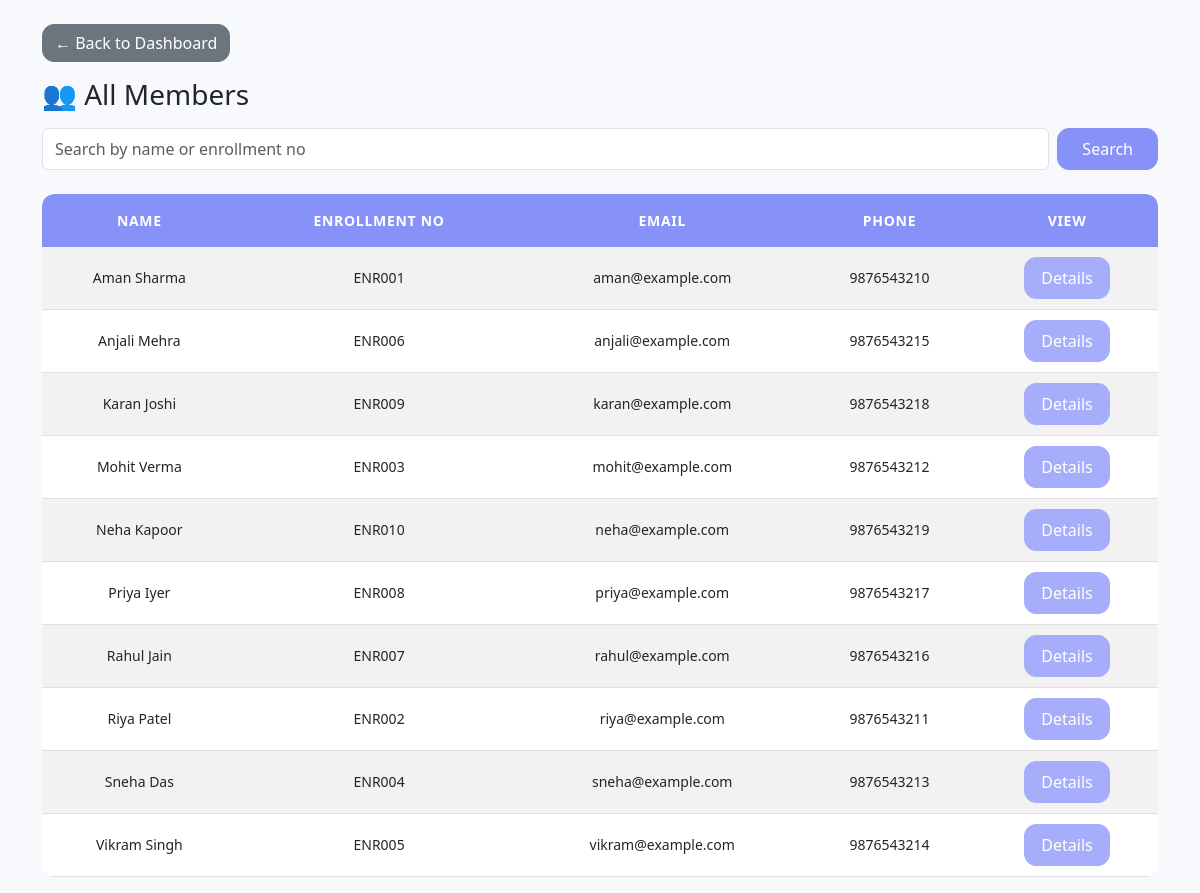
Page /admin/all_members.php on the committed database.
### tables this page shows
CREATE TABLE `users` (
  `id` int(11) NOT NULL,
  `name` varchar(100) DEFAULT NULL,
  `enrollment_no` varchar(50) DEFAULT NULL,
  `phone` varchar(15) DEFAULT NULL,
  `email` varchar(100) DEFAULT NULL,
  `password` varchar(255) DEFAULT NULL,
  `day` varchar(155) NOT NULL,
  `role` enum('admin','student') DEFAULT NULL
);

### admin/all_members.php (the view, shortened to what this page needs)
<?php
include "../db.php";
$searchTerm = $_GET['search'] ?? '';
$filter = "WHERE role != 'admin'";
$query = "SELECT * FROM users $filter ORDER BY name ASC";
$result = mysqli_query($conn, $query);
?>
<!DOCTYPE html>
<html lang="en">
<head>
  <link href="https://cdn.jsdelivr.net/npm/bootstrap@5.3.0/dist/css/bootstrap.min.css" rel="stylesheet" />
</head>
<body>
<div class="container mt-4">
  <a href="dashboard.php" class="btn btn-secondary mb-3">← Back to Dashboard</a>
  <h3 class="mb-3">👥 All Members</h3>
  <form method="GET" class="mb-4 d-flex gap-2">
    <input type="text" class="form-control" name="search" placeholder="Search by name or enrollment no" value="<?= htmlspecialchars($searchTerm) ?>" />
    <button type="submit" class="btn btn-primary px-4 py-2">Search</button>
  </form>
  <?php if (mysqli_num_rows($result) > 0): ?>
    <div class="table-responsive">
      <table class="table table-striped">
        <thead>
          <tr>
            <th>Name</th>
            <th>Enrollment No</th>
            <th>Email</th>
            <th>Phone</th>
            <th>View</th>
          </tr>
        </thead>
        <tbody>
          <?php while ($row = mysqli_fetch_assoc($result)): ?>
            <tr>
              <td><?= htmlspecialchars($row['name']) ?></td>
              <td><?= htmlspecialchars($row['enrollment_no']) ?></td>
              <td><?= htmlspecialchars($row['email']) ?></td>
              <td><?= htmlspecialchars($row['phone']) ?></td>
              <td>
                <a href="member_details.php?id=<?= $row['id'] ?>" class="btn btn-info px-3 py-2">Details</a>
              </td>
            </tr>
          <?php endwhile; ?>
        </tbody>
      </table>
    </div>
  <?php else: ?>
    <div class="alert alert-warning">No members found.</div>
  <?php endif; ?>
</div>
</body>
</html>

### admin/all_members.php (style rules this page uses)
body { background-color: #f7f9fc; font-family: 'Segoe UI', sans-serif; }
.table { border-collapse: separate; border-spacing: 0; width: 100%; font-size: 0.875rem; border-radius: 12px; overflow: hidden; }
.table-responsive { border-radius: 12px; overflow: hidden; }
.table thead th:first-child { border-top-left-radius: 12px; }
.table thead th:last-child { border-top-right-radius: 12px; }
.btn { border-radius: 12px !important; }
.table-striped tbody tr:nth-child(odd) { background-color: #ffffff; }
.table-striped tbody tr:nth-child(even) { background-color: #f7f9fc; }
.table th, .table td { padding: 10px 12px; text-align: center; border-bottom: 1px solid #e0e0e0; vertical-align: middle; }
.table thead th { background-color: #8692f7 !important; color: white; text-transform: uppercase; letter-spacing: 0.05em; border: none; padding: 16px 20px; position: sticky; top: 0; z-index: 1; }
.btn-primary { background-color: #8692f7; border-color: #8692f7; }
.btn-info { background-color: #a6aefc; border-color: #a6aefc; color: white; }

### rows in the picture
users: name "Aman Sharma", enrollment_no "ENR001", email "aman@example.com", phone "9876543210"
users: name "Anjali Mehra", enrollment_no "ENR006", email "anjali@example.com", phone "9876543215"
users: name "Karan Joshi", enrollment_no "ENR009", email "karan@example.com", phone "9876543218"
users: name "Mohit Verma", enrollment_no "ENR003", email "mohit@example.com", phone "9876543212"
users: name "Neha Kapoor", enrollment_no "ENR010", email "neha@example.com", phone "9876543219"
users: name "Priya Iyer", enrollment_no "ENR008", email "priya@example.com", phone "9876543217"
users: name "Rahul Jain", enrollment_no "ENR007", email "rahul@example.com", phone "9876543216"
users: name "Riya Patel", enrollment_no "ENR002", email "riya@example.com", phone "9876543211"
users: name "Sneha Das", enrollment_no "ENR004", email "sneha@example.com", phone "9876543213"
users: name "Vikram Singh", enrollment_no "ENR005", email "vikram@example.com", phone "9876543214"
